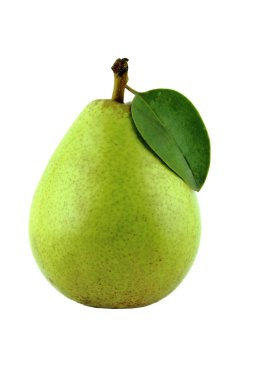
#> input picture input/10035.jpg, 253 x 380 px
$ python -i adjust_images_standalone.py   (imports and definitions only)
#> lines starting #> are read from the running program, lines starting #| are printed output that depends on the picture; after the words box and inside, x2 and y2 are one past the last pixel; in counts of white or black regions, pixels touching at a corner belong together
#> in visualize_object_detection, img is the input picture: PIL image 253x380 RGB; mean R, G, B 217.2, 225.2, 187.1
import os
import sys
import tkinter as tk
from tkinter import ttk, filedialog, messagebox
import subprocess
import threading
import importlib.util
import requests
from urllib.parse import urlparse
import time
import re
import concurrent.futures
import json
import warnings
import traceback


# Импорт эмулятора весов
try:
    from scale_emulator import ScaleEmulator
except ImportError:
    # Если файл не найден, создаем заглушку
    class ScaleEmulator:
        # [4 lines left out: function __init__, not called in this run]

# Импортируем PIL и OpenCV с обработкой ошибок
try:
    from PIL import Image
    import cv2
    import numpy as np
except ImportError as e:
    # Если библиотеки не установлены, сообщаем об этом пользователю
    error_msg = f"Ошибка импорта: {str(e)}\n"
    error_msg += "Пожалуйста, установите необходимые библиотеки:\n"
    error_msg += "pip install pillow opencv-python numpy requests"

    # Создаем простое окно с ошибкой, если tkinter доступен
    try:
        root = tk.Tk()
        root.withdraw()
        messagebox.showerror("Ошибка импорта", error_msg)
        root.destroy()
    except:
        print(error_msg)

    sys.exit(1)

# Игнорируем предупреждения PIL для более чистого вывода
# [1 line not run here, left out]

#######################################################
# ФУНКЦИИ ОБРАБОТКИ ИЗОБРАЖЕНИЙ
#######################################################

# [192 lines left out: functions clean_filename, transform_json_to_urls, download_image, download_images_from_urls, enhance_image_quality, not called in this run]

def properly_convert_to_rgba(img):
    """
    Корректно преобразует изображение в RGBA, обрабатывая различные форматы

    Args:
        img: PIL.Image - исходное изображение

    Returns:
        PIL.Image: Изображение в формате RGBA
    """
    # Получаем информацию о режиме и прозрачности
    mode = img.mode
#> mode = 'RGB'

    # Проверяем, является ли изображение палитровым с прозрачностью
    if mode == 'P':
        # Попробуем получить информацию о прозрачности
        try:
            transparency = img.info.get('transparency')
            if transparency is not None:
                # Преобразуем в RGBA для корректной обработки прозрачности
                return img.convert('RGBA')
        except:
            pass

    # Если изображение уже в RGBA, просто возвращаем его
    if mode == 'RGBA':
        return img

    # Если изображение с альфа-каналом
    if 'A' in mode:
        return img.convert('RGBA')

    # Для остальных изображений преобразуем в RGB
    return img.convert('RGB')

# [33 lines left out: function get_pil_format, not called in this run]

def detect_object_region(image):
    """
    Определяет регион, содержащий основной объект на изображении

    Args:
        image: PIL.Image или путь к файлу изображения

    Returns:
        tuple: (x, y, width, height) - координаты и размеры региона с объектом
               или None, если не удалось определить
    """
    try:
        # Если передан путь к файлу, открываем изображение
        if isinstance(image, str):
            img_cv = cv2.imread(image)
            if img_cv is None:
                pil_img = Image.open(image).convert('RGB')
                img_cv = cv2.cvtColor(np.array(pil_img), cv2.COLOR_RGB2BGR)
        else:
            img_cv = cv2.cvtColor(np.array(image), cv2.COLOR_RGB2BGR)

        # Получаем размеры изображения
        height, width = img_cv.shape[:2]
#> height = 380; width = 253

        # Преобразуем в оттенки серого
        gray = cv2.cvtColor(img_cv, cv2.COLOR_BGR2GRAY)
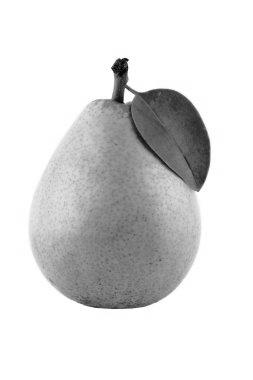
#> gray: shape (380, 253); min 2, max 255, mean 218.5

        # Применяем размытие по Гауссу для уменьшения шума
        blurred = cv2.GaussianBlur(gray, (5, 5), 0)

        # Применяем детектор краев Canny
        edges = cv2.Canny(blurred, 50, 150)
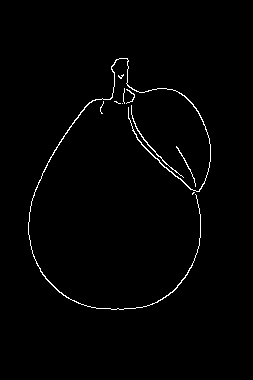
#> edges: shape (380, 253); 1.3% white in thin lines or dots, all inside (x1, y1, x2, y2) = (28, 58, 211, 310)

        # Находим контуры на изображении
        contours, _ = cv2.findContours(edges, cv2.RETR_EXTERNAL, cv2.CHAIN_APPROX_SIMPLE)
#> contours = 10 contours, 8 with area under 20; largest, box (x1, y1, x2, y2) and area: (28, 58, 211, 310) 218, (131, 105, 184, 178) 36

        # Если контуры не найдены, пробуем другие методы
        if not contours:
            # Метод 2: Применяем OTSU бинаризацию
            _, thresh = cv2.threshold(blurred, 0, 255, cv2.THRESH_BINARY + cv2.THRESH_OTSU)
            contours, _ = cv2.findContours(thresh, cv2.RETR_EXTERNAL, cv2.CHAIN_APPROX_SIMPLE)

        # Если контуры всё ещё не найдены, используем другие методы сегментации
        if not contours:
            # Метод 3: Используем watershedding
            ret, markers = cv2.connectedComponents(thresh)
            markers = markers + 1
            markers[thresh == 0] = 0
            markers = cv2.watershed(img_cv, markers)
            img_cv[markers == -1] = [0, 0, 255]  # Отмечаем границы красным

            # Создаем маску из результатов watershed
            mask = np.zeros_like(gray)
            mask[markers > 1] = 255
            contours, _ = cv2.findContours(mask, cv2.RETR_EXTERNAL, cv2.CHAIN_APPROX_SIMPLE)

        # Если контуры найдены, находим основной объект
        if contours:
            # Сортируем контуры по площади (от большего к меньшему)
            contours = sorted(contours, key=cv2.contourArea, reverse=True)

            # Проходим по контурам и ищем наиболее подходящий
            # (исключаем слишком маленькие и слишком большие)
            for contour in contours:
                area = cv2.contourArea(contour)

                # Исключаем слишком маленькие контуры
                if area < (width * height) * 0.01:  # Менее 1% от общей площади
                    continue

                # Исключаем слишком большие контуры (почти все изображение)
                if area > (width * height) * 0.95:  # Более 95% от общей площади
                    continue

                # Находим ограничивающий прямоугольник
                x, y, w, h = cv2.boundingRect(contour)

                # Пропускаем слишком узкие или широкие регионы
                aspect_ratio = w / h
                if aspect_ratio > 5 or aspect_ratio < 0.2:
                    continue

                # Добавляем небольшой отступ (10% от размера)
                padding_x = int(w * 0.1)
                padding_y = int(h * 0.1)

                # Учитываем границы изображения
                x = max(0, x - padding_x)
                y = max(0, y - padding_y)
                w = min(width - x, w + padding_x * 2)
                h = min(height - y, h + padding_y * 2)

                return (x, y, w, h)
#> this loop made 10 passes
#> area on passes 1 to 2: 218, 35.5

            # Если ни один контур не подошел, используем первый большой контур
            if contours and cv2.contourArea(contours[0]) > (width * height) * 0.01:
                x, y, w, h = cv2.boundingRect(contours[0])
                return (x, y, w, h)

        # Если не удалось найти объект, анализируем распределение яркости
        # Создаем тепловую карту яркости
        heatmap = cv2.blur(gray, (width//10, height//10))
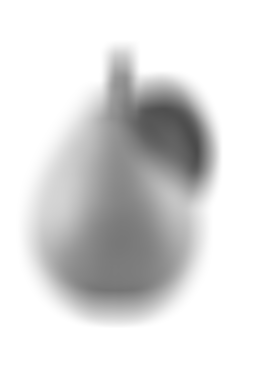
#> heatmap: shape (380, 253); min 75, max 255, mean 218.5

        # Находим область с наибольшей яркостью
        min_val, max_val, min_loc, max_loc = cv2.minMaxLoc(heatmap)
#> min_val = 75; max_val = 255; min_loc = (194, 143); max_loc = (0, 0)

        # Используем эту область как центр объекта
        obj_center_x, obj_center_y = max_loc
#> obj_center_x = 0; obj_center_y = 0
        obj_width = width // 2
#> obj_width = 126
        obj_height = height // 2
#> obj_height = 190

        # Корректируем координаты, чтобы объект был полностью виден
        x = max(0, obj_center_x - obj_width // 2)
#> x = 0
        y = max(0, obj_center_y - obj_height // 2)
#> y = 0
        w = min(width - x, obj_width)
#> w = 126
        h = min(height - y, obj_height)
#> h = 190

        return (x, y, w, h)

    except Exception as e:
        print(f"Ошибка при определении региона объекта: {str(e)}")
        return None

# [529 lines left out: functions detect_object_on_white_background, smart_scale_image, smart_scale_white_background, adjust_aspect_ratio_simple, adjust_aspect_ratio, process_directory and 2 more, not called in this run]

def visualize_object_detection(image_path, output_path=None):
    """
    Визуализирует обнаруженный объект на изображении, отмечая его рамкой

    Args:
        image_path (str): Путь к исходному изображению
        output_path (str, optional): Путь для сохранения результата. Если None,
                                    результат не сохраняется, а отображается.

    Returns:
        PIL.Image: Изображение с отмеченным объектом
    """
    try:
        # Открываем изображение
        img = Image.open(image_path)
        img = properly_convert_to_rgba(img)

        # Преобразуем в RGB для работы с OpenCV
        if img.mode == 'RGBA':
            background = Image.new('RGB', img.size, (255, 255, 255))
            background.paste(img, (0, 0), img)
            img = background
        else:
            img = img.convert('RGB')

        # Получаем регион с объектом
        print("Ищем объект стандартным методом...")
        region = detect_object_region(img)
#> region = (0, 0, 126, 190)

        if region is None:
            print("Стандартный метод не нашел объект, пробуем метод для белого фона...")
            region = detect_object_on_white_background(img)

        # Если не удалось определить регион, сообщаем об этом
        if region is None:
            print("Не удалось определить объект на изображении")
            return img

        # Получаем координаты региона
        obj_x, obj_y, obj_width, obj_height = region
#> obj_x = 0; obj_y = 0; obj_width = 126; obj_height = 190

        # Создаем копию изображения для отрисовки
        img_cv = cv2.cvtColor(np.array(img), cv2.COLOR_RGB2BGR)

        # Отрисовываем прямоугольник
        cv2.rectangle(img_cv, (obj_x, obj_y), (obj_x + obj_width, obj_y + obj_height), (0, 255, 0), 2)
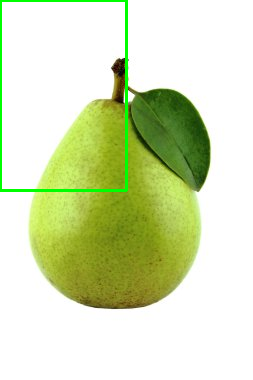
#> img_cv: shape (380, 253, 3); mean B, G, R 184.3, 225.8, 213.8

        # Добавляем надпись
        cv2.putText(img_cv, "Object", (obj_x, obj_y - 10), cv2.FONT_HERSHEY_SIMPLEX, 0.9, (0, 255, 0), 2)

        # Преобразуем обратно в PIL Image
        result_img = Image.fromarray(cv2.cvtColor(img_cv, cv2.COLOR_BGR2RGB))

        # Если указан путь для сохранения, сохраняем результат
        if output_path:
            result_img.save(output_path)
            print(f"Визуализация сохранена в {output_path}")

        return result_img

    except Exception as e:
        print(f"Ошибка при визуализации обнаруженного объекта: {str(e)}")
        traceback.print_exc()
        return None

# [88 lines left out: function main, not called in this run]

#######################################################
# ГРАФИЧЕСКИЙ ИНТЕРФЕЙС
#######################################################

class AdjustImagesGUI:
    # [311 lines left out: functions __init__, init_variables, setup_basic_tab, setup_loading_tab, setup_processing_tab, setup_help_tab and 2 more, not called in this run]

    def set_ratio(self, value):
        self.ratio.set(value)
        self.ratio_custom.set(str(value))

    # [6 lines left out: function update_ratio_from_custom, not called in this run]

    def set_color(self, color):
        self.color.set(color)

    def toggle_smart_scale(self):
        if self.smart_scale.get() and self.white_background.get():
            self.white_background.set(False)

    def toggle_white_background(self):
        if self.white_background.get() and self.smart_scale.get():
            self.smart_scale.set(False)

    def toggle_visualize(self):
        pass

    # [114 lines left out: functions add_log, run_processing, _process, not called in this run]

# Точка входа в программу
# Точка входа в программу
# [25 lines not run here, left out]

>>> result = visualize_object_detection('input/10035.jpg')

$ run again, on input/11832.jpg
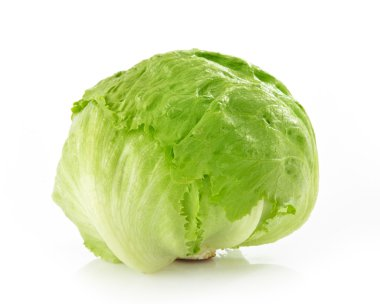
#> input picture input/11832.jpg, 380 x 304 px
#> in visualize_object_detection, img is the input picture: PIL image 380x304 RGB; mean R, G, B 218.4, 229.2, 185.3
#> in detect_object_region, `edges = cv2.Canny(blurred, 50, 150)`:
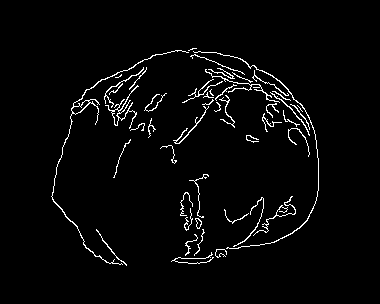
#> edges: shape (304, 380); 2.9% white in thin lines or dots, all inside (x1, y1, x2, y2) = (51, 48, 319, 266)
#> contours = 47 contours, 34 with area under 20; largest, box (x1, y1, x2, y2) and area: (51, 50, 189, 265) 204, (105, 85, 139, 129) 116, (193, 51, 319, 249) 74, (173, 106, 209, 144) 40, (195, 218, 202, 229) 38
#> the loop in detect_object_region, `for contour in contours:` made 47 passes
#> area on passes 1 to 8: 204, 116.5, 74.5, 39.5, 38.5, 32, 29.5, 29.5
#> min_val = 132; max_val = 255; min_loc = (226, 148); max_loc = (0, 0)
#> obj_center_x = 0
#> w = 190
#> h = 152
#> region = (0, 0, 190, 152)
#> in visualize_object_detection, `obj_x, obj_y, obj_width, obj_height = region`: obj_x = 0; obj_width = 190; obj_height = 152
#> in visualize_object_detection, `cv2.rectangle(img_cv, (obj_x, obj_y), (obj_x + obj_width, obj_y + obj_..`:
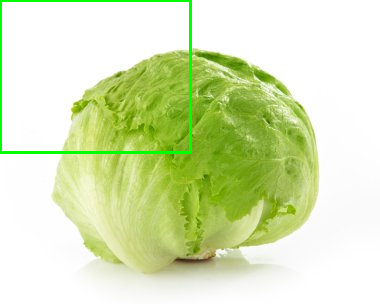
#> img_cv: shape (304, 380, 3); mean B, G, R 182.6, 229.6, 215.3

$ run again, on input/12029.jpg
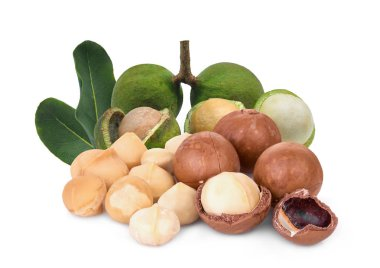
#> input picture input/12029.jpg, 380 x 268 px
#> in visualize_object_detection, img is the input picture: PIL image 380x268 RGB; mean R, G, B 217.5, 206.3, 190.5
#> in detect_object_region, `edges = cv2.Canny(blurred, 50, 150)`:
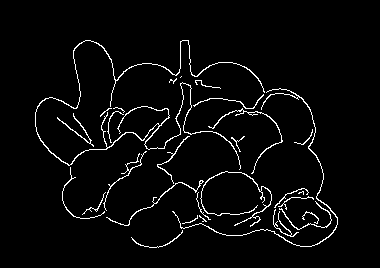
#> edges: shape (268, 380); 3.6% white in thin lines or dots, all inside (x1, y1, x2, y2) = (35, 40, 338, 248)
#> contours = 29 contours, 18 with area under 20; largest, box (x1, y1, x2, y2) and area: (35, 40, 265, 170) 250, (172, 88, 338, 247) 98, (200, 171, 272, 227) 68, (208, 108, 283, 174) 55, (106, 180, 204, 226) 53
#> the loop in detect_object_region, `for contour in contours:` made 29 passes
#> area on passes 1 to 8: 249.5, 97.5, 67.5, 55, 53, 39.5, 37, 31.5
#> min_val = 63; max_val = 255; min_loc = (305, 211); max_loc = (0, 0)
#> obj_center_x = 0
#> w = 190
#> h = 134
#> region = (0, 0, 190, 134)
#> in visualize_object_detection, `obj_x, obj_y, obj_width, obj_height = region`: obj_x = 0; obj_width = 190; obj_height = 134
#> in visualize_object_detection, `cv2.rectangle(img_cv, (obj_x, obj_y), (obj_x + obj_width, obj_y + obj_..`:
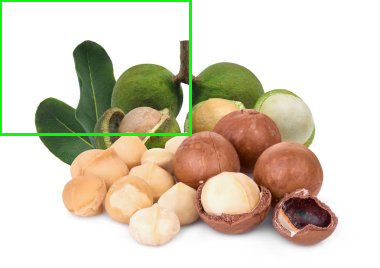
#> img_cv: shape (268, 380, 3); mean B, G, R 187.5, 207.1, 214.3
